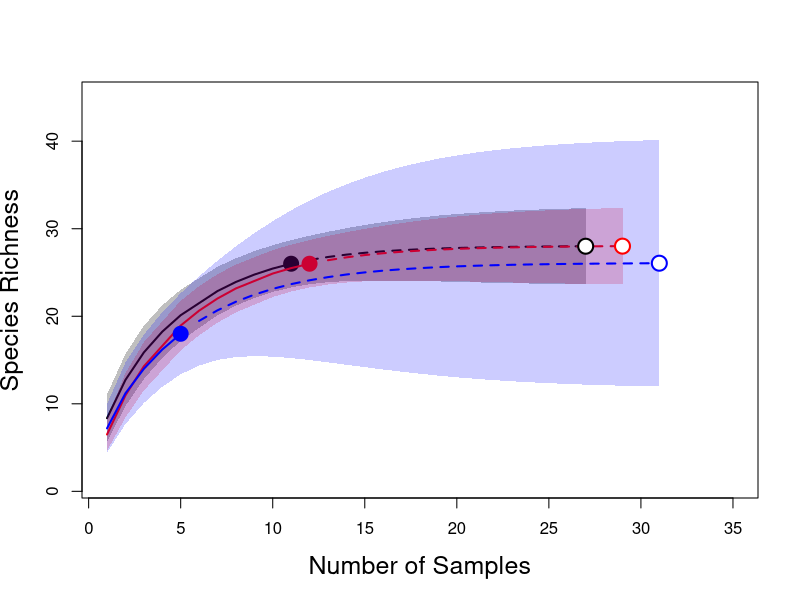

The R source for this figure:
# Plotting Figure 13.6, using output from Chao sample based program

# read in trimmed output files from Chao program
OakHickory.Data <- read.csv("OakHickoryOut.csv",row.names=1)
print(OakHickory.Data)
CulturalGrassland.Data <- read.csv("CulturalGrasslandOut.csv",row.names=1)
#print(Grassland.Data)
Shrubland.Data <- read.csv("ShrublandOut.csv",row.names=1)
#print(Shrubland.Data)
conf.reg=function(x,LCL,UCL,...) polygon(c(x,rev(x)),c(LCL,rev(UCL)),...)

#*************************************************************
pdf("Figure_13.6.pdf")
plot(1,type="n",xlim=c(1,35),ylim=c(1,45),xlab="Number of Samples",ylab="Species Richness",cex.lab=1.5)
cols=rainbow(3, alpha = 1)
cols.bg=rainbow(3, alpha = 0.2)

conf.reg(OakHickory.Data[,1],OakHickory.Data[,4],OakHickory.Data[,5],col="gray75",border=NA)
Interpolated.OakHickory.Data <- subset(OakHickory.Data, m<=11)
lines(Interpolated.OakHickory.Data[,1],Interpolated.OakHickory.Data[,2],lwd=2,lty=1,col="black")
Extrapolated.OakHickory.Data <- subset(OakHickory.Data, m>11)
lines(Extrapolated.OakHickory.Data[,1],Extrapolated.OakHickory.Data[,2],lwd=2,lty=2,col="black")
	
     
points(max(Interpolated.OakHickory.Data[,1]),max(Interpolated.OakHickory.Data[,2]),lwd=1,pch=19,cex=2,col="black")	
#points(OakHickory.Data[div,1],OakHickory.Data[div,2],lwd=1,pch=19,cex=2,col="black")
#*****************************************************************

Interpolated.CulturalGrassland.Data <- subset(CulturalGrassland.Data, m<=12)
lines(Interpolated.CulturalGrassland.Data[,1],Interpolated.CulturalGrassland.Data[,2],lwd=2,lty=1,col=cols[1])
Extrapolated.CulturalGrassland.Data <- subset(CulturalGrassland.Data, m>12)
lines(Extrapolated.CulturalGrassland.Data[,1],Extrapolated.CulturalGrassland.Data[,2],lwd=2,lty=2,col=cols[1])
	
     
	conf.reg(CulturalGrassland.Data[,1],CulturalGrassland.Data[,4],CulturalGrassland.Data[,5],col=cols.bg[1],border=NA)
points(max(Interpolated.CulturalGrassland.Data[,1]),max(Interpolated.CulturalGrassland.Data[,2]),lwd=1,pch=19,cex=2,col=cols[1])

#*****************************************************************

Interpolated.Shrubland.Data <- subset(Shrubland.Data, m<=5)
lines(Interpolated.Shrubland.Data[,1],Interpolated.Shrubland.Data[,2],lwd=2,lty=1,col=cols[3])
Extrapolated.Shrubland.Data <- subset(Shrubland.Data, m>5)
lines(Extrapolated.Shrubland.Data[,1],Extrapolated.Shrubland.Data[,2],lwd=2,lty=2,col=cols[3])
	
     
	conf.reg(Shrubland.Data[,1],Shrubland.Data[,4],Shrubland.Data[,5],col=cols.bg[3],border=NA)
points(max(Interpolated.Shrubland.Data[,1]),max(Interpolated.Shrubland.Data[,2]),lwd=1,pch=19,cex=2,col=cols[3])

 points(max(Shrubland.Data[,1]),max(Shrubland.Data[,2]),lwd=2,pch=21,cex=2,col=cols[3], bg="white")
 points(max(CulturalGrassland.Data[,1]),max(CulturalGrassland.Data[,2]),lwd=2,pch=21,cex=2,col=cols[1], bg="white")
 points(max(OakHickory.Data[,1]),max(OakHickory.Data[,2]),lwd=2,pch=21,cex=2,col="black", bg="white")
dev.off()
